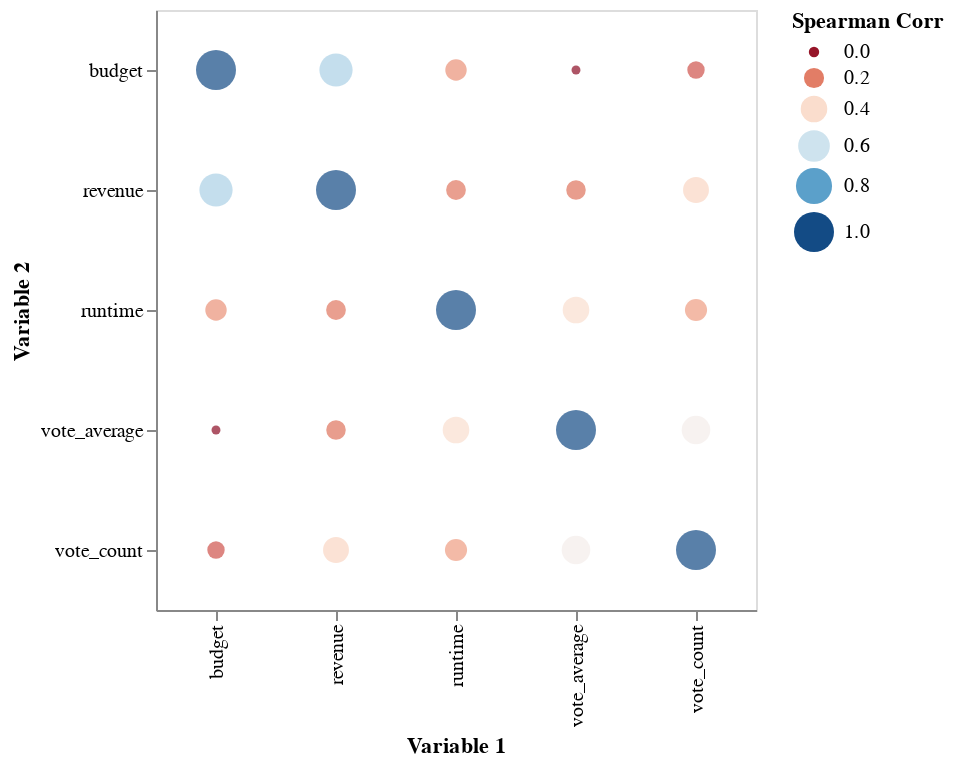

Here is the notebook cell this chart was saved with:
### Markdown cell above
<div class="alert alert-warning" style="color:black">

### Question 2.3 (Optional)
rubric={viz:0.5,accuracy:0.5}
    
<h4>Python</h4>
<p>Another way of viewing the pairwise relationships between numerical column is to assess their correlation coefficients. It can be a good idea to use spearman instead of pearson correlation in order to pick up nonlinearities, so make sure to use that below.</p>
<p>I have done most of the wrangling, but you need to fill in the one blank and then view the dataframe to figure out how to plot it. Use some type of point plot with a marker of your choice and make an informed decision of which encoding channels to map the different data frame columns to.</p>

</div>

### Code cell
# YOUR ANSWER GOES HERE

# corr_df = movies[numeric_cols].corr(________).stack().reset_index(name='corr')

import pandas as pd
import altair as alt

movies = pd.read_json("/Users/zihaomacbook/Desktop/lab2-movies.json")

numeric_cols = movies.select_dtypes(include="number").columns.drop("id")

corr_df = (
    movies[numeric_cols]
    .corr(method="spearman")
    .stack()
    .reset_index(name="corr")
    .rename(columns={"level_0": "var1", "level_1": "var2"})
)

alt.Chart(corr_df).mark_point(filled=True).encode(
    x=alt.X("var1:N", title="Variable 1"),
    y=alt.Y("var2:N", title="Variable 2"),
    size=alt.Size("corr:Q", scale=alt.Scale(range=[20, 400]), title="Spearman Corr"),
    color=alt.Color("corr:Q", scale=alt.Scale(scheme="redblue"), title="Spearman Corr")
).properties(
    width=300,
    height=300
)

### Figure 1 — Vega specification as saved in the notebook (floating-point values rounded to 4 significant figures)
{"$schema": "https://vega.github.io/schema/vega/v6.json", "data": [{"name": "source_0", "values": [{"corr": 1.0, "var1": "runtime", "var2": "runtime"}, {"corr": 0.2349, "var1": "runtime", "var2": "budget"}, {"corr": 0.1891, "var1": "runtime", "var2": "revenue"}, {"corr": 0.4017, "var1": "runtime", "var2": "vote_average"}, {"corr": 0.2555, "var1": "runtime", "var2": "vote_count"}, {"corr": 0.2349, "var1": "budget", "var2": "runtime"}, {"corr": 1.0, "var1": "budget", "var2": "budget"}, {"corr": 0.668, "var1": "budget", "var2": "revenue"}, {"corr": -0.01903, "var1": "budget", "var2": "vote_average"}, {"corr": 0.1305, "var1": "budget", "var2": "vote_count"}, {"corr": 0.1891, "var1": "revenue", "var2": "runtime"}, {"corr": 0.668, "var1": "revenue", "var2": "budget"}, {"corr": 1.0, "var1": "revenue", "var2": "revenue"}, {"corr": 0.1826, "var1": "revenue", "var2": "vote_average"}, {"corr": 0.3774, "var1": "revenue", "var2": "vote_count"}, {"corr": 0.4017, "var1": "vote_average", "var2": "runtime"}, {"corr": -0.01903, "var1": "vote_average", "var2": "budget"}, {"corr": 0.1826, "var1": "vote_average", "var2": "revenue"}, {"corr": 1.0, "var1": "vote_average", "var2": "vote_average"}, {"corr": 0.4762, "var1": "vote_average", "var2": "vote_count"}, {"corr": 0.2555, "var1": "vote_count", "var2": "runtime"}, {"corr": 0.1305, "var1": "vote_count", "var2": "budget"}, {"corr": 0.3774, "var1": "vote_count", "var2": "revenue"}, {"corr": 0.4762, "var1": "vote_count", "var2": "vote_average"}, {"corr": 1.0, "var1": "vote_count", "var2": "vote_count"}]}, {"name": "source_0_x_domain_var1", "values": [{"var1": "runtime"}, {"var1": "budget"}, {"var1": "revenue"}, {"var1": "vote_average"}, {"var1": "vote_count"}]}, {"name": "source_0_y_domain_var2", "values": [{"var2": "runtime"}, {"var2": "budget"}, {"var2": "revenue"}, {"var2": "vote_average"}, {"var2": "vote_count"}]}, {"name": "source_0_color_domain_corr", "values": [{"min": -0.01903, "max": 1.0}]}, {"name": "source_0_size_domain_corr", "values": [{"min": -0.01903, "max": 1.0}]}], "marks": [{"type": "symbol", "name": "marks", "from": {"data": "source_0"}, "encode": {"update": {"x": {"field": "var1", "scale": "x"}, "size": {"field": "corr", "scale": "size"}, "fill": {"field": "corr", "scale": "color"}, "y": {"field": "var2", "scale": "y"}, "opacity": {"value": 0.7}}}, "style": ["point"]}], "scales": [{"name": "x", "type": "point", "domain": {"data": "source_0_x_domain_var1", "field": "var1", "sort": true}, "range": [0, {"signal": "width"}], "padding": 0.5}, {"name": "y", "type": "point", "domain": {"data": "source_0_y_domain_var2", "field": "var2", "sort": true}, "range": [0, {"signal": "height"}], "padding": 0.5}, {"name": "color", "type": "linear", "domain": [{"signal": "(data(\"source_0_color_domain_corr\")[0] || {}).min"}, {"signal": "(data(\"source_0_color_domain_corr\")[0] || {}).max"}], "range": {"scheme": "redblue"}, "interpolate": "hcl", "zero": false}, {"name": "size", "type": "linear", "domain": [{"signal": "(data(\"source_0_size_domain_corr\")[0] || {}).min"}, {"signal": "(data(\"source_0_size_domain_corr\")[0] || {}).max"}], "range": [20, 400], "zero": true}], "axes": [{"scale": "x", "labelBaseline": "middle", "orient": "bottom", "labelAlign": "right", "labelAngle": 270, "grid": false, "title": "Variable 1", "zindex": 0}, {"scale": "y", "orient": "left", "zindex": 0, "grid": false, "title": "Variable 2"}], "style": "cell", "legends": [{"title": "Spearman Corr", "fill": "color", "gradientLength": {"signal": "clamp(height, 64, 200)"}, "encode": {"gradient": {"update": {"opacity": {"value": 0.7}}}}, "symbolType": "circle", "size": "size"}], "height": 300, "width": 300, "padding": 5, "background": "white"}
